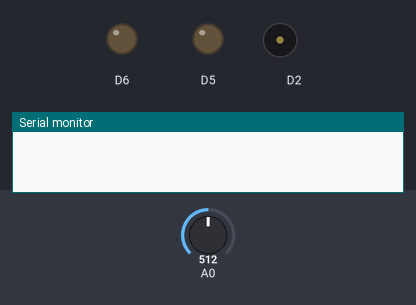
This sketch was run on a simulated ESP8266 (NodeMCU). Shown: output pins drawn as LEDs (lit = HIGH), buzzer (waves = sounding), the last lines printed to the serial monitor. Inputs (shaded band) come from the test bench; at power-on: A0 = 512. WiFi joins after 1.5 s; servers stay silent unless stated.

Above: at 3.0 s.
3.1 s: A0 set to 490
At 5.5 s:
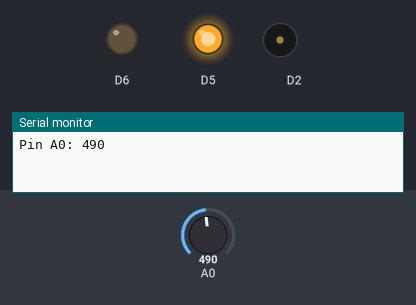
5.8 s: A0 set to 510
At 8.3 s:
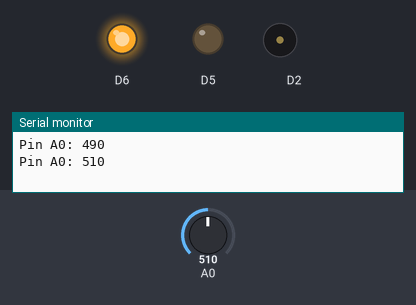
13.3 s: A0 set to 306
At 15.5 s:
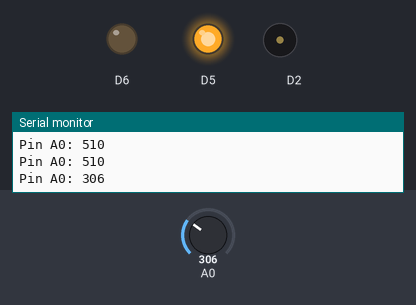
15.8 s: A0 set to 511
At 17.6 s:
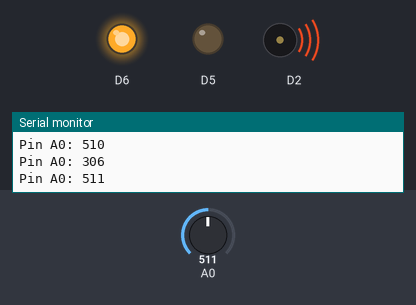
Timing chart, 0 to 24.3 s (numbered marks = the images above; inputs shaded):
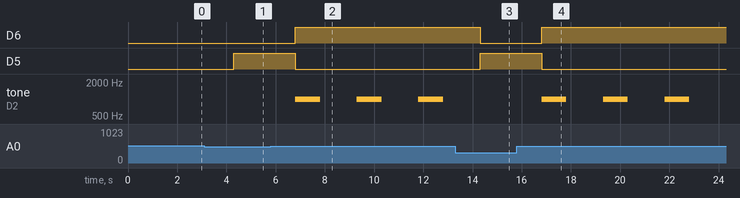

The sketch:

Gas_Detector.ino
```cpp
#define BLYNK_TEMPLATE_ID "TMPLpteNNCes"
#define BLYNK_DEVICE_NAME "Gaz Leakage"
#define BLYNK_AUTH_TOKEN "1Ow2Rj44-VlAtQOthU2qnmAfsKYPJQYG"


#define BLYNK_PRINT Serial
#include <ESP8266WiFi.h>
#include <BlynkSimpleEsp8266.h>


char auth[] = BLYNK_AUTH_TOKEN;

char ssid[] = "ENSEIGNANT";  // type your wifi name
char pass[] ="$*en2022*#" ; // type your wifi password


BlynkTimer timer;

void sendSensor(){

 int data = analogRead(A0);
  Blynk.virtualWrite(V0, data);
  Serial.print("Pin A0: ");
  Serial.println(data);


  if(data > 500){
     digitalWrite(D6, HIGH);
      digitalWrite(D5, LOW);
      tone(D2,1000);
      delay(1000);
      noTone(D2 );
      delay(1000);
    Blynk.email("wiem.mseddi@enis.tn", "Alert", "Gas Leakage Detected!");
    Blynk.logEvent("gas_alert","Gas Leakage Detected");
  }
  else{
       digitalWrite(D6, LOW);
       digitalWrite(D5, HIGH);
       noTone(D2);

  }
}

void setup(){
 Serial.begin(9600); // Initialise le port série à 9600 bps //
  pinMode(D6, OUTPUT);
  pinMode(D5, OUTPUT);


  pinMode(A0, INPUT);
   Serial.begin(115200);
  Blynk.begin(auth, ssid, pass);
  //dht.begin();
  timer.setInterval(2500L, sendSensor);
}

void loop(){
  Blynk.run();
  timer.run();
}
```

Measured:
- the behaviour switches between 501 and 500 on A0 (found by bisection; images 0 and 1)
- after the input at 3.1 s, D6: stays LOW (without the input it goes to HIGH after 1.2 s); D5: LOW → HIGH after 1.2 s; tone on D2: stays silent (without the input it goes to 1000 Hz after 1.2 s)
- after the input at 5.8 s, D6: LOW → HIGH after 1.0 s; D5: HIGH → LOW after 1.0 s; tone on D2: alternates 1000 Hz for 1.0 s and silent for 1.5 s, starting after 1.0 s
- after the input at 13.3 s, D6: HIGH → LOW after 1.0 s; D5: LOW → HIGH after 1.0 s; tone on D2: stays silent (without the input it goes to 1000 Hz after 1.0 s)
- after the input at 15.8 s, D6: LOW → HIGH after 1.0 s; D5: HIGH → LOW after 1.0 s; tone on D2: alternates 1000 Hz for 1.0 s and silent for 1.5 s, starting after 1.0 s
